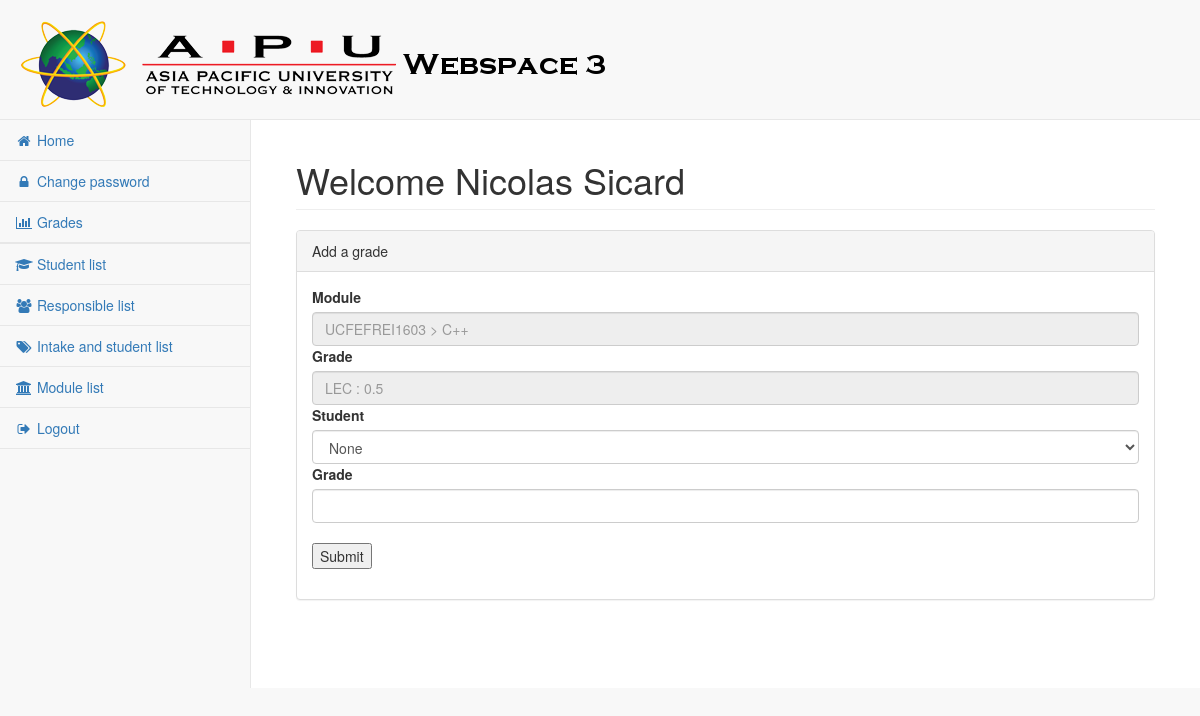
The app's page /new-grade.php?cours_id=6&grade_id=28 (signed in) with its own data.
### tables this page shows
CREATE TABLE IF NOT EXISTS `module` (
  `id_module` bigint(10) NOT NULL AUTO_INCREMENT,
  `name_module` varchar(255) DEFAULT NULL,
  `id_group2` int(10) DEFAULT NULL,
  PRIMARY KEY (`id_module`)
);

CREATE TABLE IF NOT EXISTS `intake` (
  `id` int(10) NOT NULL AUTO_INCREMENT,
  `name` varchar(255) NOT NULL,
  PRIMARY KEY (`id`)
);

CREATE TABLE IF NOT EXISTS `coefficient` (
  `id_grade_module` int(10) NOT NULL AUTO_INCREMENT,
  `grade_type` varchar(3) DEFAULT NULL,
  `id_module3` int(10) DEFAULT NULL,
  `coefficient` float DEFAULT NULL,
  PRIMARY KEY (`id_grade_module`)
);

### include/functions.php (called while the page is built, shortened)
<?php
function getNewGradeQuery($module_id, $grade_id) {
    global $db;
    $query = $db->prepare("SELECT id_grade_module, grade_type, coefficient, student.name, surname, student_id FROM student, module, intake_student, intake, coefficient WHERE student.student_id=intake_student.id_student4 AND intake_student.id_groupe=intake.id AND intake_student.id_student4=student.student_id AND intake_student.id_groupe=module.id_group2 AND coefficient.id_module3=module.id_module AND module.id_module=:id AND id_grade_module=:id_grade_module");
    $query->bindParam(':id', $module_id);
    $query->bindParam(':id_grade_module', $grade_id);
    $query->execute();
    return $query;
}

### new-grade.php (the view, shortened to what this page needs)
<?php
include 'include/functions.php';
$module_id = $_GET['cours_id'];
$grade_id = $_GET['grade_id'];
$query = $db->prepare("SELECT name, name_module FROM module, intake WHERE id_module=:id AND intake.id=module.id_group2");
$query->bindParam(':id', $module_id);
$query->execute();
$nom = $query->fetch();
$newGradeQuery1 = getNewGradeQuery($module_id, $grade_id);
$grade = $newGradeQuery1->fetch();
include 'include/head.php';
include 'include/navigation.php';
?>
    <div id="page-wrapper">
        <div class="container-fluid">
            <div class="row">
                <div class="col-lg-12">
                    <h1 class="page-header">Welcome <?php echo htmlspecialchars($_SESSION['user']) ?></h1>
                </div>
                <div class="col-lg-12">
                    <div class="panel panel-default">
                        <div class="panel-heading"> Add a grade </div>
                        <div class="panel-body">
                            <div class="form-group">
                                <form method="post">
                                    <label>Module</label>
                                    <input id="disabledInput" class="form-control" type="text" disabled="" placeholder="<?php echo htmlspecialchars($nom['name'].' > '.$nom['name_module']); ?>">
                                    <label>Grade</label>
                                    <input id="disabledInput" class="form-control" type="text" disabled="" placeholder="<?php echo htmlspecialchars($grade['grade_type'].' : '.$grade['coefficient']); ?>">
                                    <label>Student</label>
                                    <select class="form-control" name="student">
                                        <option value="">None</option>
                                    </select>
                                    <label>Grade</label>
                                    <input class="form-control" name="grade">
                                    <br />
                                    <input type="hidden" name="form_sent"><input type="submit">
                                </form>
                            </div>
                        </div>
                    </div>
                </div>
            </div>
        </div>
    </div>
<?php
include 'include/foot.php';

### records on screen
module: name_module.name "UCFEFREI1603 > C++"
coefficient: grade_type+coefficient "LEC : 0.5"

### other values on screen
$_SESSION['user'] "Nicolas Sicard"
